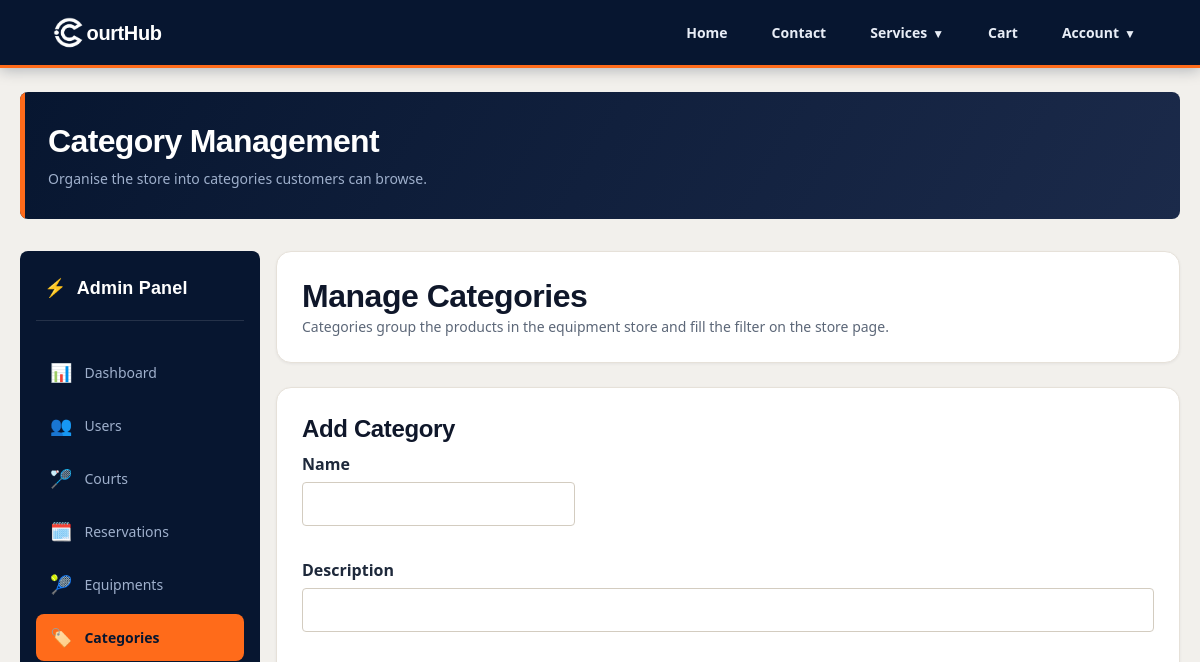
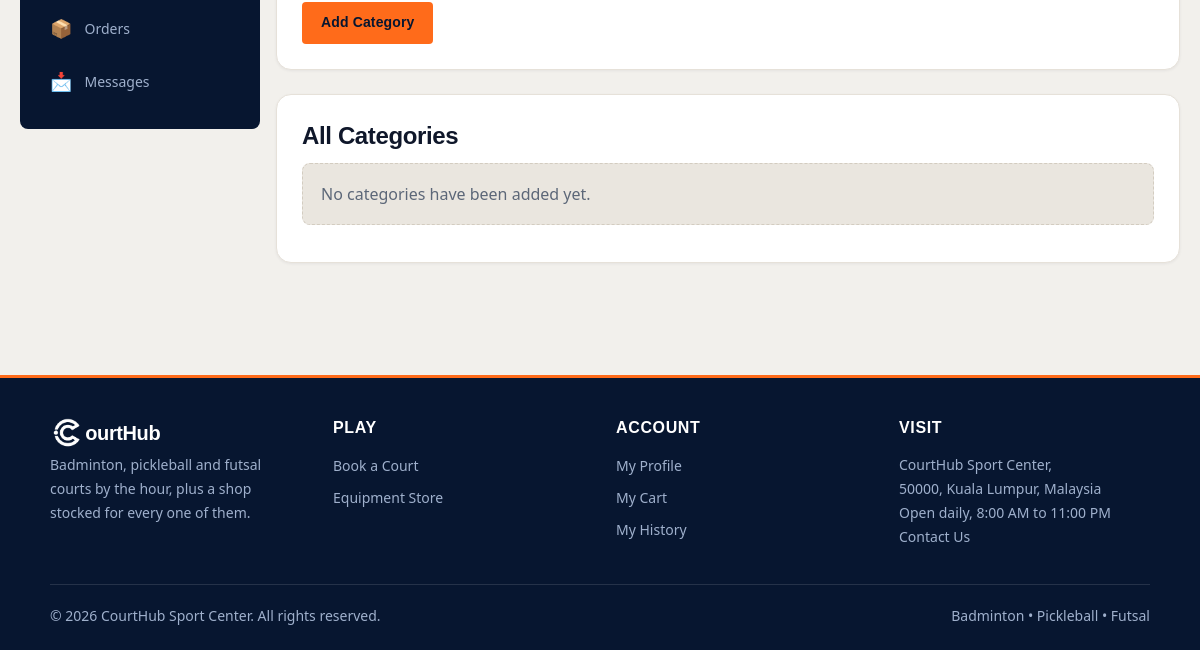
Before: /admin/categories.php (signed in) with the older database file (2 pictures, top to bottom).
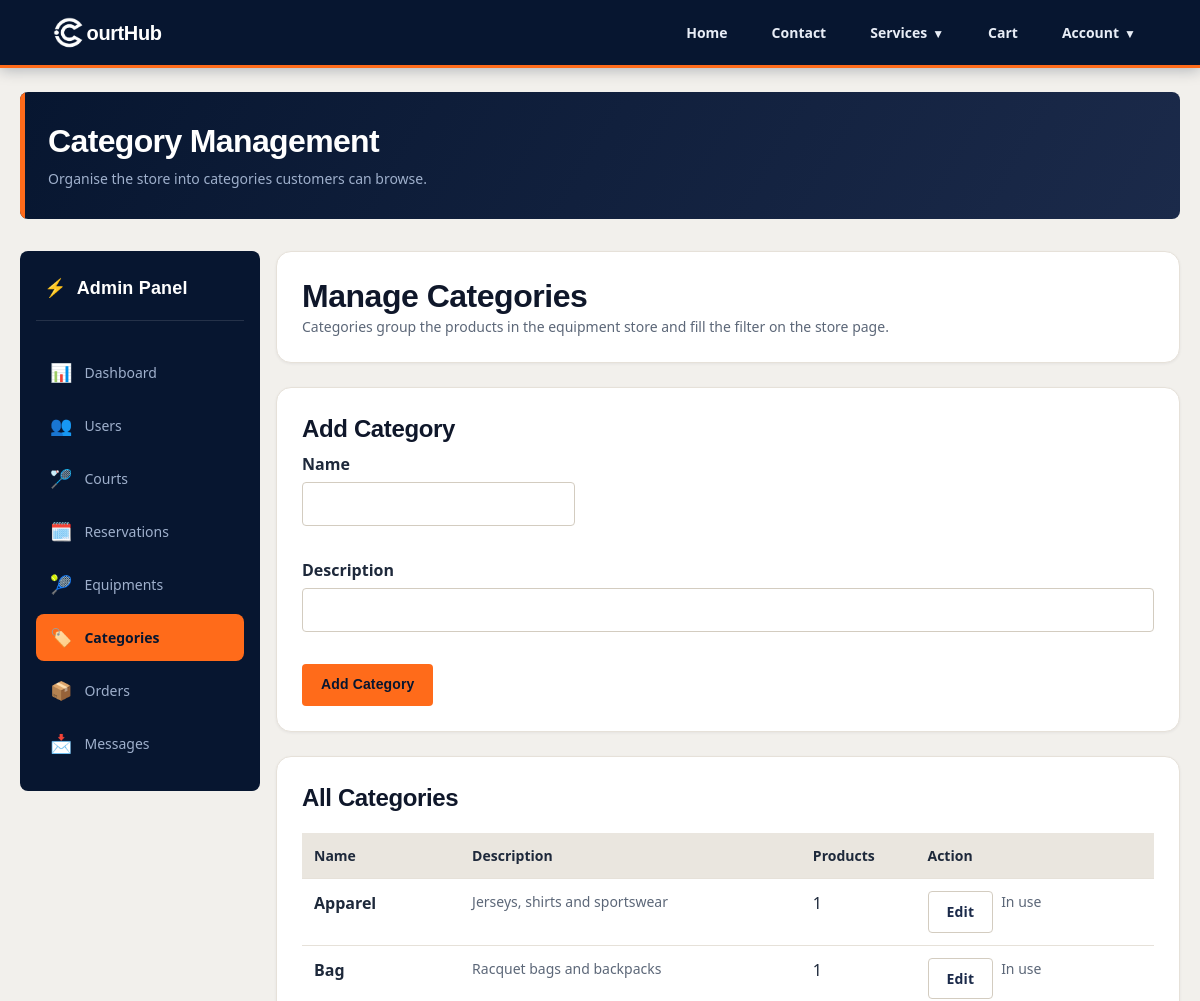
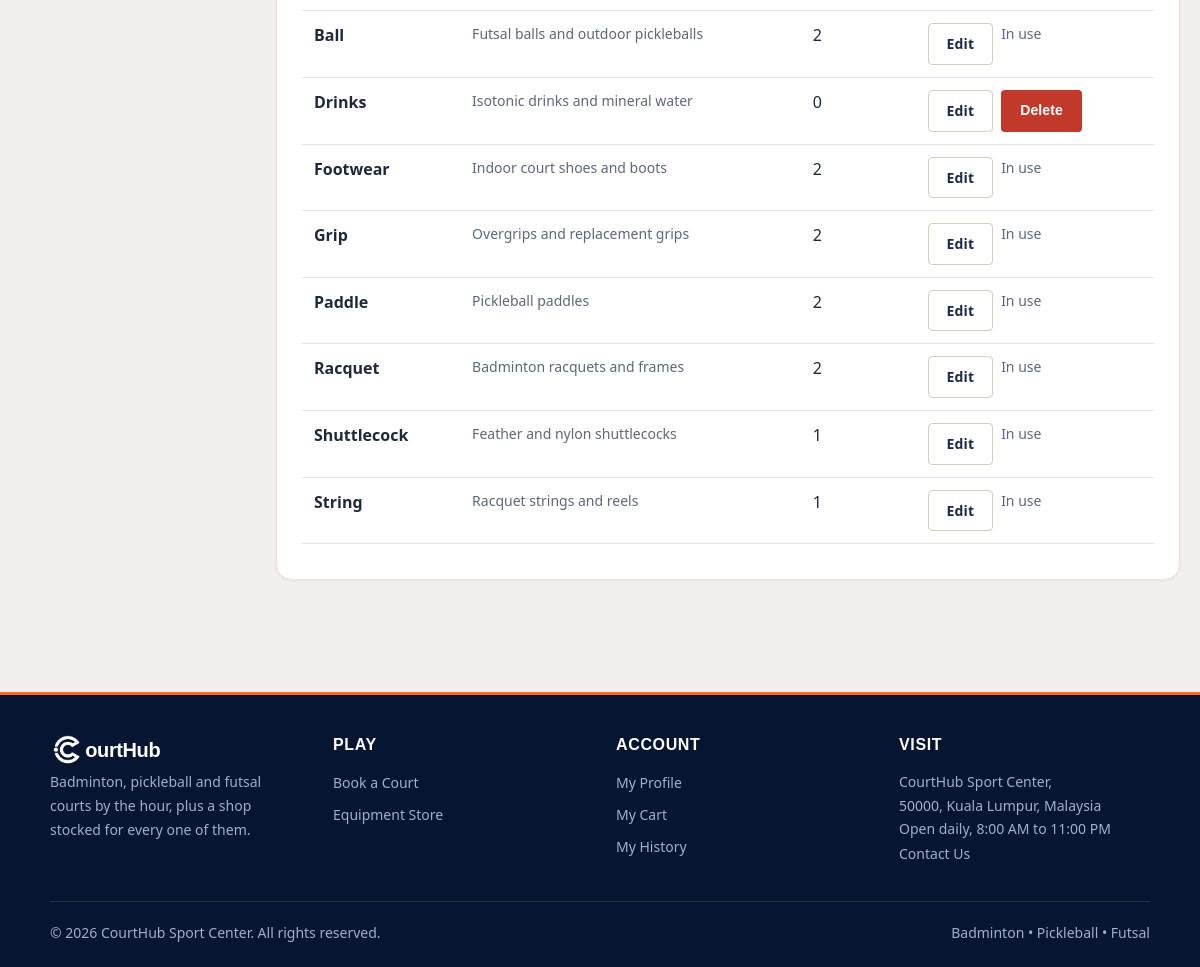
After: the same page with the newer database file (2 pictures, top to bottom).
### tables this page shows
CREATE TABLE categories (
    category_id     INT AUTO_INCREMENT PRIMARY KEY,
    name            VARCHAR(50) NOT NULL UNIQUE,
    description     VARCHAR(255),
    created_at      TIMESTAMP DEFAULT CURRENT_TIMESTAMP
);

### config/catalogue_functions.php (called while the page is built, shortened)
<?php
function getCategories($conn) {
    $categories = [];
    $result = $conn->query(
        "SELECT c.category_id, c.name, c.description,
                COUNT(e.equipment_id) AS product_count
         FROM categories c
         LEFT JOIN equipment e ON e.category_id = c.category_id
         GROUP BY c.category_id, c.name, c.description
         ORDER BY c.name"
    );
    while ($row = $result->fetch_assoc()) {
        $categories[] = $row;
    }
    return $categories;
}
    ?>

### config/functions.php (called while the page is built, shortened)
<?php
function h($string) {
    return htmlspecialchars($string ?? '', ENT_QUOTES, 'UTF-8');
}
function appBasePath() {
    static $base_path = null;
    if ($base_path !== null) {
        return $base_path;
    }
    $document_root = realpath($_SERVER['DOCUMENT_ROOT'] ?? '');
    $app_root = realpath(__DIR__ . '/..');
    if ($document_root && $app_root && substr(strtolower($app_root), 0, strlen(strtolower($document_root))) === strtolower($document_root)) {
        $relative = substr($app_root, strlen($document_root));
        $base_path = str_replace('\\', '/', $relative);
        $base_path = $base_path === '/' ? '' : rtrim($base_path, '/');
    } else {
        $base_path = '';
    }
    return $base_path;
}
function app_url($path = '') {
    $path = '/' . ltrim($path, '/');
    return appBasePath() . ($path === '/' ? '' : $path);
}
    ?>

### admin/categories.php (the view, shortened to what the changed rows need)
<?php
require_once __DIR__ . '/../config/db_connect.php';
require_once __DIR__ . '/../config/functions.php';
$categories = getCategories($conn);
$editing = null;
require_once __DIR__ . '/../includes/header.php';
?>
<section class="page-hero">
    <h1>Category Management</h1>
</section>
<div class="dashboard-layout">
    <div class="dashboard-main-content">
        <section class="card">
            <h1>Manage Categories</h1>
        </section>
        <section class="card">
            <h2><?= $editing ? 'Edit Category' : 'Add Category' ?></h2>
        </section>
        <section class="card">
            <h2>All Categories</h2>
            <?php if (empty($categories)): ?>
                <div class="empty-state">No categories have been added yet.</div>
            <?php else: ?>
                <div class="table-wrap">
                    <table id="categoryTable">
                        <thead>
                            <tr>
                                <th>Name</th>
                                <th>Description</th>
                                <th>Products</th>
                                <th>Action</th>
                            </tr>
                        </thead>
                        <tbody>
                            <?php foreach ($categories as $category): ?>
                                <tr data-category-id="<?= (int)$category['category_id'] ?>"
                                    data-category-name="<?= h($category['name']) ?>">
                                    <td><strong><?= h($category['name']) ?></strong></td>
                                    <td class="muted"><?= h($category['description'] ?: '-') ?></td>
                                    <td><?= (int)$category['product_count'] ?></td>
                                    <td>
                                        <div class="row-actions">
                                            <a class="btn btn-secondary"
                                            href="<?= h(app_url('/admin/categories.php?edit=' . (int)$category['category_id'])) ?>">Edit</a>
                                            <?php if ((int)$category['product_count'] === 0): ?>
                                                <form method="POST" action="<?= h(app_url('/admin/categories.php')) ?>"
                                                    class="js-confirm"
                                                    data-confirm="Delete the category &quot;<?= h($category['name']) ?>&quot;?">
                                                    <button type="submit" class="btn btn-danger">Delete</button>
                                                </form>
                                            <?php else: ?>
                                                <span class="muted">In use</span>
                                            <?php endif; ?>
                                        </div>
                                    </td>
                                </tr>
                            <?php endforeach; ?>
                        </tbody>
                    </table>
                </div>
            <?php endif; ?>
        </section>
    </div>
</div>
<?php require_once __DIR__ . '/../includes/footer.php'; ?>

Changed rows visible on the page:
added categories: name "Apparel", description "Jerseys, shirts and sportswear", product_count "1", shows "In use"
added categories: name "Bag", description "Racquet bags and backpacks", product_count "1", shows "In use"
added categories: name "Ball", description "Futsal balls and outdoor pickleballs", product_count "2", shows "In use"
added categories: name "Drinks", description "Isotonic drinks and mineral water", product_count "0"
added categories: name "Footwear", description "Indoor court shoes and boots", product_count "2", shows "In use"
added categories: name "Grip", description "Overgrips and replacement grips", product_count "2", shows "In use"
added categories: name "Paddle", description "Pickleball paddles", product_count "2", shows "In use"
added categories: name "Racquet", description "Badminton racquets and frames", product_count "2", shows "In use"
added categories: name "Shuttlecock", description "Feather and nylon shuttlecocks", product_count "1", shows "In use"
added categories: name "String", description "Racquet strings and reels", product_count "1", shows "In use"
Other visible differences:
text no longer shown: "No categories have been added yet."
text now shown: "Name Description Products Action"
